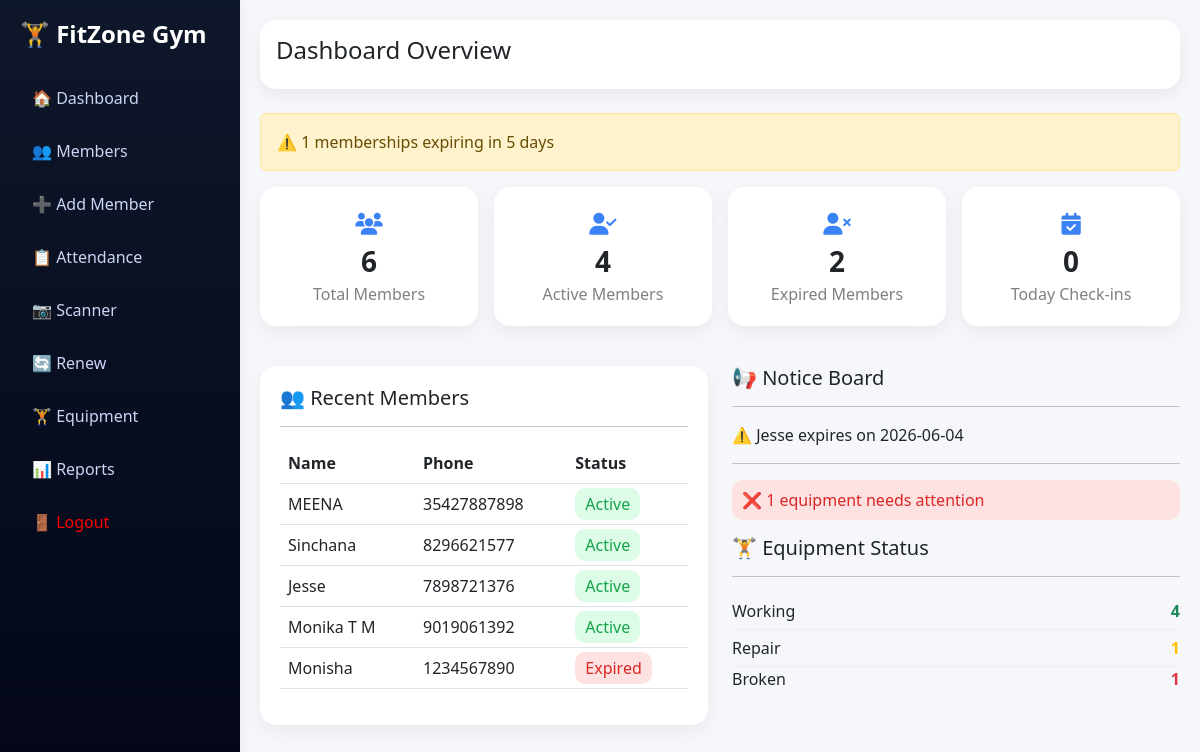
The app's page /dashboard.php (signed in) with its own data.
### tables this page shows
CREATE TABLE `members` (
  `id` int(11) NOT NULL,
  `name` varchar(100) DEFAULT NULL,
  `dob` date DEFAULT NULL,
  `address` text DEFAULT NULL,
  `phone` varchar(15) DEFAULT NULL,
  `gender` varchar(10) DEFAULT NULL,
  `occupation` varchar(100) DEFAULT NULL,
  `photo` varchar(255) DEFAULT 'default.png',
  `status` varchar(20) DEFAULT 'expired',
  `created_at` timestamp NOT NULL DEFAULT current_timestamp(),
  `gym_id` int(11) DEFAULT 1,
  `password` varchar(255) DEFAULT NULL
);

CREATE TABLE `payments` (
  `id` int(11) NOT NULL,
  `member_id` int(11) DEFAULT NULL,
  `amount` decimal(10,2) DEFAULT NULL,
  `start_date` date DEFAULT NULL,
  `end_date` date DEFAULT NULL,
  `payment_date` timestamp NOT NULL DEFAULT current_timestamp(),
  `status` varchar(20) DEFAULT 'paid'
);

### dashboard.php (the view, shortened to what this page needs)
<?php
include("includes/db.php");
$totalMembers = 0;
$activeMembers = 0;
$expiredMembers = 0;
$todayCheckins = 0;
$expiring = 0;
$eq_working = $conn->query("SELECT COUNT(*) as c FROM equipment WHERE status='working'")->fetch_assoc()['c'] ?? 0;
$eq_repair = $conn->query("SELECT COUNT(*) as c FROM equipment WHERE status='repair'")->fetch_assoc()['c'] ?? 0;
$eq_broken = $conn->query("SELECT COUNT(*) as c FROM equipment WHERE status='broken'")->fetch_assoc()['c'] ?? 0;
$expiring_list = $conn->query("
SELECT m.name, p.end_date
FROM payments p
JOIN members m ON m.id = p.member_id
WHERE p.end_date BETWEEN CURDATE() AND DATE_ADD(CURDATE(), INTERVAL 5 DAY)
LIMIT 3
");
$res = $conn->query("SELECT COUNT(*) as total FROM members");
if($res) $totalMembers = $res->fetch_assoc()['total'];
$res = $conn->query("
    SELECT COUNT(DISTINCT member_id) as total
    FROM payments
    WHERE CURDATE() BETWEEN start_date AND end_date
");
if($res) $activeMembers = $res->fetch_assoc()['total'];
$res = $conn->query("
    SELECT COUNT(DISTINCT member_id) as total
    FROM payments
    WHERE end_date < CURDATE()
");
if($res) $expiredMembers = $res->fetch_assoc()['total'];
$res = $conn->query("
    SELECT COUNT(*) as total
    FROM attendance
    WHERE DATE(check_in) = CURDATE()
");
if($res) $todayCheckins = $res->fetch_assoc()['total'];
$res = $conn->query("
    SELECT COUNT(*) as total
    FROM payments
    WHERE end_date BETWEEN CURDATE() AND DATE_ADD(CURDATE(), INTERVAL 5 DAY)
");
if($res) $expiring = $res->fetch_assoc()['total'];
$recent = $conn->query("
    SELECT * FROM members ORDER BY id DESC LIMIT 5
");
?>
<!DOCTYPE html>
<html>
<head>
    <link href="https://cdn.jsdelivr.net/npm/bootstrap@5.3.0/dist/css/bootstrap.min.css" rel="stylesheet">
    <link href="https://cdnjs.cloudflare.com/ajax/libs/font-awesome/6.5.0/css/all.min.css" rel="stylesheet">
</head>
<body>
<div class="sidebar">
    <h4>🏋️ FitZone Gym</h4>
    <a href="dashboard.php">🏠 Dashboard</a>
    <a href="members/view_members.php">👥 Members</a>
    <a href="members/add_member.php">➕ Add Member</a>
    <a href="attendance/view_attendance.php">📋 Attendance</a>
    <a href="attendance/scan.php">📷 Scanner</a>
    <a href="members/renew_membership.php">🔄 Renew</a>
    <a href="equipment/equipment.php">🏋️ Equipment</a>
    <a href="reports/report.php">📊 Reports</a>
    <a href="logout.php" style="color:red;">🚪 Logout</a>
</div>
<div class="main">
    <div class="topbar">
        <h4>Dashboard Overview</h4>
    </div>
    <br>
    <?php if($expiring > 0) { ?>
        <div class="alert alert-warning">
            ⚠️ <?= $expiring ?> memberships expiring in 5 days
        </div>
    <?php } ?>
    <div class="row g-3">
        <div class="col-md-3">
            <div class="card-box text-center">
                <div class="icon"><i class="fa fa-users"></i></div>
                <div class="value"><?= $totalMembers ?></div>
                <div class="label">Total Members</div>
            </div>
        </div>
        <div class="col-md-3">
            <div class="card-box text-center">
                <div class="icon"><i class="fa fa-user-check"></i></div>
                <div class="value"><?= $activeMembers ?></div>
                <div class="label">Active Members</div>
            </div>
        </div>
        <div class="col-md-3">
            <div class="card-box text-center">
                <div class="icon"><i class="fa fa-user-xmark"></i></div>
                <div class="value"><?= $expiredMembers ?></div>
                <div class="label">Expired Members</div>
            </div>
        </div>
        <div class="col-md-3">
            <div class="card-box text-center">
                <div class="icon"><i class="fa fa-calendar-check"></i></div>
                <div class="value"><?= $todayCheckins ?></div>
                <div class="label">Today Check-ins</div>
            </div>
        </div>
    </div>
    <br>
     <div class="row mt-3">
    <div class="col-md-6">
    <div class="table-box">
        <h5>👥 Recent Members</h5>
        <hr>
        <table class="table">
            <tr>
                <th>Name</th>
                <th>Phone</th>
                <th>Status</th>
            </tr>
            <?php if($recent){ while($r = $recent->fetch_assoc()) { ?>
            <tr>
                <td><?= $r['name'] ?></td>
                <td><?= $r['phone'] ?></td>
                <td>
                    <?php if($r['status']=="active"){ ?>
                        <span class="badge-active">Active</span>
                    <?php } else { ?>
                        <span class="badge-expired">Expired</span>
                    <?php } ?>
                </td>
            </tr>
            <?php }} ?>
        </table>
    </div>
        </div>
    <div class="col-md-6">
        <div class="table-card mb-3">
            <h5>📢 Notice Board</h5>
            <hr>
            <?php if($expiring_list && $expiring_list->num_rows > 0){ ?>
                <?php while($e = $expiring_list->fetch_assoc()) { ?>
                    <div class="mb-2">
                        ⚠️ <?= $e['name'] ?> expires on <?= $e['end_date'] ?>
                    </div>
                <?php } ?>
            <?php } else { ?>
                <div class="notice-item notice-success">
    ✅ No urgent expiries
</div>
            <?php } ?>
            <hr>
            <?php if($eq_broken > 0){ ?>
                <div class="notice-item notice-danger">
                    ❌ <?= $eq_broken ?> equipment needs attention
                </div>
            <?php } else { ?>
                <div class="text-success">
                    ✅ All equipment working fine
                </div>
            <?php } ?>
        </div>
        <div class="table-card">
            <h5>🏋️ Equipment Status</h5>
            <hr>
            <div class="d-flex justify-content-between eq-row">
                <span>Working</span>
                <b class="text-success"><?= $eq_working ?></b>
            </div>
            <div class="d-flex justify-content-between eq-row">
                <span>Repair</span>
                <b class="text-warning"><?= $eq_repair ?></b>
            </div>
            <div class="d-flex justify-content-between">
                <span>Broken</span>
                <b class="text-danger"><?= $eq_broken ?></b>
            </div>
        </div>
    </div>
</div>
</div>
</body>
</html>

### dashboard.php (style rules this page uses)
body { background:#f5f7fb; font-family:Segoe UI; }
.sidebar { width:240px; height:100vh; background: linear-gradient(180deg,#0f172a,#020617); position:fixed; padding:20px; box-shadow:2px 0 12px rgba(0,0,0,0.05); color:white; }
.sidebar h4 { margin-bottom:25px; color:white; font-weight:600; }
.sidebar a { display:block; padding:12px; text-decoration:none; color:#cbd5f5; border-radius:10px; margin-bottom:5px; transition:0.3s; }
.main { margin-left:240px; padding:20px; }
.topbar { background:white; padding:16px; border-radius:16px; display:flex; justify-content:space-between; align-items:center; box-shadow:0 6px 18px rgba(0,0,0,0.06); }
.card-box { background:white; padding:20px; border-radius:16px; box-shadow:0 6px 18px rgba(0,0,0,0.06); transition:0.3s; }
.icon { font-size:22px; color:#3b82f6; }
.value { font-size:28px; font-weight:bold; }
.label { color:gray; }
.table-box { background:white; padding:20px; border-radius:16px; box-shadow:0 6px 18px rgba(0,0,0,0.06); }
.badge-active { background:#dcfce7; color:#16a34a; padding:5px 10px; border-radius:10px; }
.badge-expired { background:#fee2e2; color:#dc2626; padding:5px 10px; border-radius:10px; }
.notice-item { padding:8px 10px; border-radius:10px; margin-bottom:8px; background:#f9fafb; }
.notice-danger { background:#fee2e2; color:#dc2626; }
.eq-row { padding:6px 0; border-bottom:1px solid #eee; }

### records on screen
members: name "MEENA", phone "35427887898", status "Active"
members: name "Sinchana", phone "8296621577", status "Active"
members: name "Jesse", phone "7898721376", status "Active"
members: name "Monika T M", phone "9019061392", status "Active"
members: name "Monisha", phone "1234567890", status "Expired"
payments: member.name "Jesse", end_date "2026-06-04"

### other values on screen
$expiring "1"
$totalMembers "6"
$activeMembers "4"
$expiredMembers "2"
$todayCheckins "0"
$eq_broken "1"
$eq_working "4"
$eq_repair "1"
